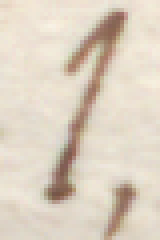
#> input picture test_data/asta_ascendente/l/0.tif, 40 x 60 px (shown 4 times larger)
$ python main.py
#> lines starting #> are read from the running program, lines starting #| are printed output that depends on the picture
#> further down, img is the input picture: shape (60, 40, 3); mean B, G, R 193.5, 209.3, 221.2
### data_enhancement/rotation__span.py
#Python module add functions here to import on main

import numpy as np
import cv2
import math

def rotation_create (image,route):
#> called with route = 'test_data/asta_ascendente/l'
    image_center = tuple(np.array(image.shape[1::-1]) / 2)
#> image_center = (20, 30)
    #45 degrees clockwise
    rot_mat = cv2.getRotationMatrix2D(image_center, 45, 1.0)
    resultCW = cv2.warpAffine(image, rot_mat, image.shape[1::-1], flags=cv2.INTER_LINEAR)
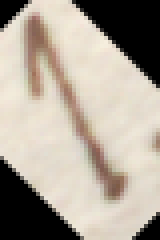
#> resultCW: shape (60, 40, 3) (shown 4 times larger); mean B, G, R 150, 162.3, 171.6
    cv2.imwrite(resultCW,route)


    #45 degrees counterclokwise
    rot_mat = cv2.getRotationMatrix2D(image_center, -45, 1.0)
    resultCCW = cv2.warpAffine(image, rot_mat, image.shape[1::-1], flags=cv2.INTER_LINEAR)
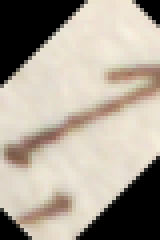
#> resultCCW: shape (60, 40, 3) (shown 4 times larger); mean B, G, R 149.9, 162.4, 171.7
    cv2.imwrite('test_data/asta_ascendente/l', resultCCW)

    print("Rotadito")

def warp_create (img):
    #Here to receive one image and create with a vertical wrapping
    img = cv2.cvtColor(img, cv2.COLOR_RGB2GRAY)
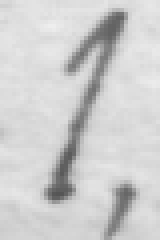
#> img: shape (60, 40) (shown 4 times larger); min 85, max 238, mean 205.9
    rows, cols = img.shape
#> rows = 60; cols = 40

    #####################
    # Vertical wave

    img_output = np.zeros(img.shape, dtype=img.dtype)

    for i in range(rows):
        for j in range(cols):
            offset_x = int(25.0 * math.sin(2 * 3.14 * i / 180))
            offset_y = 0
            if j+offset_x < rows:
                img_output[i,j] = img[i,(j+offset_x)%cols]
            else:
                img_output[i,j] = 0
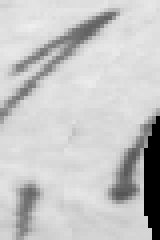
#> img_output: shape (60, 40) (shown 4 times larger); min 0, max 238, mean 197.2

    cv2.imshow('Input', img)
    cv2.imshow('Vertical wave', img_output)

    print("Warppeadito")

### main.py
#Main routine execution for latin handwritten text processing
#Técnicas de inteligencia artificial: 2019-2
#Universidad Nacional de Colombia

#How to import packages:
#   import data_enhancement.rotation_span
#   data_enhancement.rotation__span
#either
#   from data_enhancement import rotation__span
#   rotation__span
#either
#   import data_enhancement.rotation__span
#   data_enhancement.rotation__span.printPrueba(1)

import numpy as np
from matplotlib import pyplot as plt
import cv2
import pandas as pd
from sklearn.decomposition import PCA
from sklearn import preprocessing
from data_enhancement import rotation__span
####################_Main routine_##################################

img = cv2.imread('test_data/asta_ascendente/l/0.tif')
rotation__span.rotation_create(img,'test_data/asta_ascendente/l')
rotation__span.warp_create(img)
